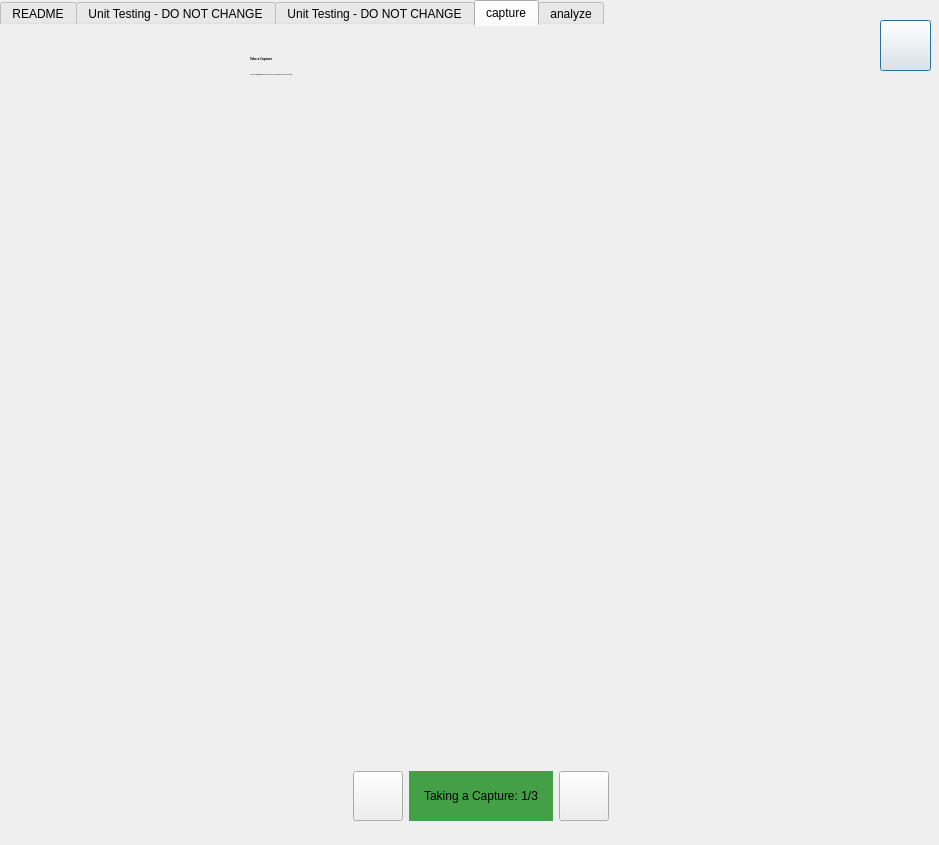
<?xml version="1.0" encoding="UTF-8"?>
<ui version="4.0">
 <class>TutorialOverlay</class>
 <widget class="QDialog" name="TutorialOverlay">
  <property name="windowModality">
   <enum>Qt::WindowModal</enum>
  </property>
  <property name="geometry">
   <rect>
    <x>0</x>
    <y>0</y>
    <width>939</width>
    <height>845</height>
   </rect>
  </property>
  <property name="contextMenuPolicy">
   <enum>Qt::NoContextMenu</enum>
  </property>
  <property name="windowTitle">
   <string>Dialog</string>
  </property>
  <property name="windowOpacity">
   <double>1.000000000000000</double>
  </property>
  <property name="styleSheet">
   <string notr="true">QPushButton {
	font-weight: bold;
	font-family: Calibri;
	font-size: 12pt;
}

QTabWidget::pane { 
	border: 0;
    margin: 0;
    padding: 0;
}

QFrame {
	border: 0;
}

QDialog {
	padding: 0;
	margin: 0;
}

QLabel[accessibleName=&quot;cutout&quot;] {
	border: 10px solid #2196F3;
}

QLabel[accessibleName=&quot;hint&quot;] {
	background: #757575;
	color: #FFFFFF;
	padding: 5px;
	font-family: sans;
	font-size: 12px;
}

QLabel[accessibleName=&quot;main&quot;] {
	background: #2196F3;
	color: #FFFFFF;
	padding: 10px;
	font-size: 12px;
	font-family: sans;
}</string>
  </property>
  <property name="modal">
   <bool>true</bool>
  </property>
  <widget class="QTabWidget" name="tabWidget">
   <property name="geometry">
    <rect>
     <x>0</x>
     <y>0</y>
     <width>881</width>
     <height>711</height>
    </rect>
   </property>
   <property name="styleSheet">
    <string notr="true"/>
   </property>
   <property name="currentIndex">
    <number>3</number>
   </property>
   <widget class="QWidget" name="readme">
    <attribute name="title">
     <string>README</string>
    </attribute>
    <widget class="CutoutWidget" name="borderLabel_5">
     <property name="geometry">
      <rect>
       <x>60</x>
       <y>70</y>
       <width>171</width>
       <height>51</height>
      </rect>
     </property>
     <property name="accessibleName">
      <string>cutout</string>
     </property>
     <property name="styleSheet">
      <string notr="true"/>
     </property>
     <property name="text">
      <string/>
     </property>
     <property name="scaledContents">
      <bool>true</bool>
     </property>
    </widget>
    <widget class="QFrame" name="frame_7">
     <property name="geometry">
      <rect>
       <x>150</x>
       <y>10</y>
       <width>341</width>
       <height>61</height>
      </rect>
     </property>
     <property name="frameShape">
      <enum>QFrame::StyledPanel</enum>
     </property>
     <property name="frameShadow">
      <enum>QFrame::Raised</enum>
     </property>
     <widget class="QLabel" name="label_16">
      <property name="geometry">
       <rect>
        <x>0</x>
        <y>10</y>
        <width>331</width>
        <height>31</height>
       </rect>
      </property>
      <property name="sizePolicy">
       <sizepolicy hsizetype="Preferred" vsizetype="Preferred">
        <horstretch>0</horstretch>
        <verstretch>0</verstretch>
       </sizepolicy>
      </property>
      <property name="accessibleName">
       <string>hint</string>
      </property>
      <property name="styleSheet">
       <string notr="true"/>
      </property>
      <property name="text">
       <string>I am a hint!</string>
      </property>
      <property name="scaledContents">
       <bool>false</bool>
      </property>
      <property name="alignment">
       <set>Qt::AlignCenter</set>
      </property>
      <property name="wordWrap">
       <bool>false</bool>
      </property>
     </widget>
     <widget class="QLabel" name="label_17">
      <property name="geometry">
       <rect>
        <x>30</x>
        <y>30</y>
        <width>41</width>
        <height>31</height>
       </rect>
      </property>
      <property name="text">
       <string/>
      </property>
      <property name="pixmap">
       <pixmap resource="../images/orbitimages.qrc">:/images/tutorial/grey_arrow_down.png</pixmap>
      </property>
      <property name="scaledContents">
       <bool>false</bool>
      </property>
     </widget>
    </widget>
    <widget class="QFrame" name="frame_8">
     <property name="geometry">
      <rect>
       <x>70</x>
       <y>120</y>
       <width>781</width>
       <height>561</height>
      </rect>
     </property>
     <property name="frameShape">
      <enum>QFrame::StyledPanel</enum>
     </property>
     <property name="frameShadow">
      <enum>QFrame::Raised</enum>
     </property>
     <property name="lineWidth">
      <number>0</number>
     </property>
     <widget class="QLabel" name="label_18">
      <property name="geometry">
       <rect>
        <x>0</x>
        <y>20</y>
        <width>761</width>
        <height>541</height>
       </rect>
      </property>
      <property name="sizePolicy">
       <sizepolicy hsizetype="Preferred" vsizetype="Preferred">
        <horstretch>0</horstretch>
        <verstretch>0</verstretch>
       </sizepolicy>
      </property>
      <property name="font">
       <font>
        <family>sans</family>
        <pointsize>-1</pointsize>
        <weight>50</weight>
        <italic>false</italic>
        <bold>false</bold>
       </font>
      </property>
      <property name="accessibleName">
       <string>main</string>
      </property>
      <property name="styleSheet">
       <string notr="true"/>
      </property>
      <property name="text">
       <string>&lt;h1&gt;Main step!&lt;/h1&gt;
&lt;b&gt;How to create new steps&lt;/b&gt;&lt;br/&gt;
To create a new Tutorial step, create a new tab in this TabWidget. The new step will be identified by tab name and will need to be added to a tutorial section programmatically (check tutorialoverlay.h).&lt;br/&gt;&lt;br/&gt;
&lt;b&gt;Step contents&lt;/b&gt;&lt;br/&gt;
On each UI tab, you can (but don't have to) place - just copy &amp;amp; paste an existing tab:
&lt;ul&gt;
&lt;li&gt;&lt;b&gt;ONE&lt;/b&gt;&lt;/il&gt; instance of the custom CutoutWidget.&lt;li/&gt;
&lt;li&gt;As many additional widgets as you like&lt;/li&gt;
&lt;/ul&gt;
&lt;b&gt;Styling&lt;/b&gt;&lt;br/&gt;
The main window's stylesheet uses the &lt;b&gt;accessibleName&lt;/b&gt; property of QLabels to determine styling. Check the main window's stylesheet for more info.&lt;br/&gt;&lt;br/&gt;
&lt;b&gt;Positioning &amp;amp; anchoring&lt;/b&gt;&lt;br/&gt;
If you do not place a CutoutWidget, feel free to position elements using a layout (the tab widget will always be 100% width/height when executed), but if you do place a CutoutWidget, positioning of all widgets is done automcatically in code as follows:
&lt;ul&gt;&lt;li&gt;The CutoutWidget will always be moved / sized to act as a border around the AnchorWidget (which is defined in code, check the documentation). Think of the Anchor Widget as the area in Orbit that you want the user to explore in this tutorial step.&lt;/li&gt;
&lt;li&gt;&lt;b&gt;All&lt;/b&gt; other widgets which are &lt;b&gt;direct children&lt;/b&gt; of the tab will be moved relative to the cutout widget. In the initial placement, the corner of the cutout widget that is closest to the &lt;b&gt;top left corner&lt;/b&gt; of each widget is used as reference, and the widget will be positioned to keep it's relative distance to this reference.&lt;/li&gt;&lt;/ul&gt;
&lt;b&gt;Example&lt;/b&gt;&lt;br/&gt;
On this page, the hint panel will use the &lt;b&gt;top right corner&lt;/b&gt; of the cutout widget as reference. When the layout changes, the arrow will thus always point a little to the left of the cutout.&lt;br/&gt;
The main step panel will use the &lt;b&gt;bottom left corner&lt;/b&gt; as reference, and the arrow will always point at it after layout changes.&lt;br/&gt;&lt;br/&gt;
&lt;b&gt;Hints&lt;/b&gt;&lt;br/&gt;
The inside of the cutout widget will be cut from the final window, so any UI elements inside it will be cut as well. Do not let your arrows point to far into the contents.&lt;br/&gt;</string>
      </property>
      <property name="scaledContents">
       <bool>false</bool>
      </property>
      <property name="alignment">
       <set>Qt::AlignLeading|Qt::AlignLeft|Qt::AlignTop</set>
      </property>
      <property name="wordWrap">
       <bool>true</bool>
      </property>
     </widget>
     <widget class="QLabel" name="label_19">
      <property name="geometry">
       <rect>
        <x>20</x>
        <y>0</y>
        <width>41</width>
        <height>31</height>
       </rect>
      </property>
      <property name="accessibleName">
       <string/>
      </property>
      <property name="text">
       <string/>
      </property>
      <property name="pixmap">
       <pixmap resource="../images/orbitimages.qrc">:/images/tutorial/blue_arrow_up.png</pixmap>
      </property>
      <property name="scaledContents">
       <bool>false</bool>
      </property>
     </widget>
    </widget>
    <widget class="QFrame" name="frame_9">
     <property name="geometry">
      <rect>
       <x>370</x>
       <y>70</y>
       <width>431</width>
       <height>51</height>
      </rect>
     </property>
     <property name="styleSheet">
      <string notr="true"/>
     </property>
     <property name="frameShape">
      <enum>QFrame::StyledPanel</enum>
     </property>
     <property name="frameShadow">
      <enum>QFrame::Raised</enum>
     </property>
     <property name="lineWidth">
      <number>0</number>
     </property>
     <layout class="QHBoxLayout" name="horizontalLayout_2">
      <property name="spacing">
       <number>10</number>
      </property>
      <property name="leftMargin">
       <number>0</number>
      </property>
      <property name="topMargin">
       <number>0</number>
      </property>
      <property name="rightMargin">
       <number>0</number>
      </property>
      <property name="bottomMargin">
       <number>0</number>
      </property>
      <item>
       <widget class="QLabel" name="label_23">
        <property name="accessibleName">
         <string/>
        </property>
        <property name="text">
         <string/>
        </property>
        <property name="pixmap">
         <pixmap resource="../images/orbitimages.qrc">:/images/tutorial/blue_arrow_up.png</pixmap>
        </property>
        <property name="scaledContents">
         <bool>false</bool>
        </property>
       </widget>
      </item>
      <item>
       <widget class="QLabel" name="label_24">
        <property name="accessibleName">
         <string/>
        </property>
        <property name="text">
         <string/>
        </property>
        <property name="pixmap">
         <pixmap resource="../images/orbitimages.qrc">:/images/tutorial/blue_arrow_down.png</pixmap>
        </property>
        <property name="scaledContents">
         <bool>false</bool>
        </property>
       </widget>
      </item>
      <item>
       <widget class="QLabel" name="label_25">
        <property name="accessibleName">
         <string/>
        </property>
        <property name="text">
         <string/>
        </property>
        <property name="pixmap">
         <pixmap resource="../images/orbitimages.qrc">:/images/tutorial/blue_arrow_left.png</pixmap>
        </property>
        <property name="scaledContents">
         <bool>false</bool>
        </property>
       </widget>
      </item>
      <item>
       <widget class="QLabel" name="label_26">
        <property name="accessibleName">
         <string/>
        </property>
        <property name="text">
         <string/>
        </property>
        <property name="pixmap">
         <pixmap resource="../images/orbitimages.qrc">:/images/tutorial/blue_arrow_right.png</pixmap>
        </property>
        <property name="scaledContents">
         <bool>false</bool>
        </property>
       </widget>
      </item>
      <item>
       <widget class="QLabel" name="label_27">
        <property name="accessibleName">
         <string/>
        </property>
        <property name="text">
         <string/>
        </property>
        <property name="pixmap">
         <pixmap resource="../images/orbitimages.qrc">:/images/tutorial/grey_arrow_up.png</pixmap>
        </property>
        <property name="scaledContents">
         <bool>false</bool>
        </property>
       </widget>
      </item>
      <item>
       <widget class="QLabel" name="label_28">
        <property name="accessibleName">
         <string/>
        </property>
        <property name="text">
         <string/>
        </property>
        <property name="pixmap">
         <pixmap resource="../images/orbitimages.qrc">:/images/tutorial/grey_arrow_down.png</pixmap>
        </property>
        <property name="scaledContents">
         <bool>false</bool>
        </property>
       </widget>
      </item>
      <item>
       <widget class="QLabel" name="label_29">
        <property name="accessibleName">
         <string/>
        </property>
        <property name="text">
         <string/>
        </property>
        <property name="pixmap">
         <pixmap resource="../images/orbitimages.qrc">:/images/tutorial/grey_arrow_left.png</pixmap>
        </property>
        <property name="scaledContents">
         <bool>false</bool>
        </property>
       </widget>
      </item>
      <item>
       <widget class="QLabel" name="label_30">
        <property name="accessibleName">
         <string/>
        </property>
        <property name="text">
         <string/>
        </property>
        <property name="pixmap">
         <pixmap resource="../images/orbitimages.qrc">:/images/tutorial/grey_arrow_right.png</pixmap>
        </property>
        <property name="scaledContents">
         <bool>false</bool>
        </property>
       </widget>
      </item>
     </layout>
    </widget>
   </widget>
   <widget class="QWidget" name="unitTest1">
    <attribute name="title">
     <string>Unit Testing - DO NOT CHANGE</string>
    </attribute>
    <widget class="QFrame" name="frame_5">
     <property name="geometry">
      <rect>
       <x>200</x>
       <y>110</y>
       <width>441</width>
       <height>111</height>
      </rect>
     </property>
     <property name="frameShape">
      <enum>QFrame::StyledPanel</enum>
     </property>
     <property name="frameShadow">
      <enum>QFrame::Raised</enum>
     </property>
     <property name="lineWidth">
      <number>0</number>
     </property>
     <widget class="QLabel" name="label_12">
      <property name="geometry">
       <rect>
        <x>20</x>
        <y>20</y>
        <width>401</width>
        <height>71</height>
       </rect>
      </property>
      <property name="sizePolicy">
       <sizepolicy hsizetype="Preferred" vsizetype="Preferred">
        <horstretch>0</horstretch>
        <verstretch>0</verstretch>
       </sizepolicy>
      </property>
      <property name="font">
       <font>
        <family>sans</family>
        <pointsize>-1</pointsize>
        <weight>50</weight>
        <italic>false</italic>
        <bold>false</bold>
       </font>
      </property>
      <property name="accessibleName">
       <string>main</string>
      </property>
      <property name="styleSheet">
       <string notr="true"/>
      </property>
      <property name="text">
       <string>&lt;h1&gt;Test&lt;/h1&gt;</string>
      </property>
      <property name="scaledContents">
       <bool>false</bool>
      </property>
      <property name="alignment">
       <set>Qt::AlignCenter</set>
      </property>
      <property name="wordWrap">
       <bool>false</bool>
      </property>
     </widget>
     <widget class="QLabel" name="label_31">
      <property name="geometry">
       <rect>
        <x>0</x>
        <y>30</y>
        <width>45</width>
        <height>51</height>
       </rect>
      </property>
      <property name="accessibleName">
       <string/>
      </property>
      <property name="text">
       <string/>
      </property>
      <property name="pixmap">
       <pixmap resource="../images/orbitimages.qrc">:/images/tutorial/blue_arrow_left.png</pixmap>
      </property>
      <property name="scaledContents">
       <bool>false</bool>
      </property>
     </widget>
    </widget>
    <widget class="CutoutWidget" name="borderLabel_3">
     <property name="geometry">
      <rect>
       <x>50</x>
       <y>40</y>
       <width>151</width>
       <height>131</height>
      </rect>
     </property>
     <property name="accessibleName">
      <string>cutout</string>
     </property>
     <property name="styleSheet">
      <string notr="true"/>
     </property>
     <property name="text">
      <string/>
     </property>
     <property name="scaledContents">
      <bool>true</bool>
     </property>
    </widget>
   </widget>
   <widget class="QWidget" name="unitTest2">
    <attribute name="title">
     <string>Unit Testing - DO NOT CHANGE</string>
    </attribute>
    <widget class="QFrame" name="frame_6">
     <property name="geometry">
      <rect>
       <x>210</x>
       <y>40</y>
       <width>431</width>
       <height>111</height>
      </rect>
     </property>
     <property name="frameShape">
      <enum>QFrame::StyledPanel</enum>
     </property>
     <property name="frameShadow">
      <enum>QFrame::Raised</enum>
     </property>
     <property name="lineWidth">
      <number>0</number>
     </property>
     <widget class="QLabel" name="label_14">
      <property name="geometry">
       <rect>
        <x>20</x>
        <y>30</y>
        <width>401</width>
        <height>71</height>
       </rect>
      </property>
      <property name="sizePolicy">
       <sizepolicy hsizetype="Preferred" vsizetype="Preferred">
        <horstretch>0</horstretch>
        <verstretch>0</verstretch>
       </sizepolicy>
      </property>
      <property name="font">
       <font>
        <family>sans</family>
        <pointsize>-1</pointsize>
        <weight>50</weight>
        <italic>false</italic>
        <bold>false</bold>
       </font>
      </property>
      <property name="accessibleName">
       <string>main</string>
      </property>
      <property name="styleSheet">
       <string notr="true"/>
      </property>
      <property name="text">
       <string>&lt;h1&gt;Test&lt;/h1&gt;</string>
      </property>
      <property name="scaledContents">
       <bool>false</bool>
      </property>
      <property name="alignment">
       <set>Qt::AlignCenter</set>
      </property>
      <property name="wordWrap">
       <bool>false</bool>
      </property>
     </widget>
     <widget class="QLabel" name="label_32">
      <property name="geometry">
       <rect>
        <x>0</x>
        <y>50</y>
        <width>45</width>
        <height>51</height>
       </rect>
      </property>
      <property name="accessibleName">
       <string/>
      </property>
      <property name="text">
       <string/>
      </property>
      <property name="pixmap">
       <pixmap resource="../images/orbitimages.qrc">:/images/tutorial/blue_arrow_left.png</pixmap>
      </property>
      <property name="scaledContents">
       <bool>false</bool>
      </property>
     </widget>
    </widget>
    <widget class="CutoutWidget" name="borderLabel_4">
     <property name="geometry">
      <rect>
       <x>60</x>
       <y>110</y>
       <width>151</width>
       <height>131</height>
      </rect>
     </property>
     <property name="accessibleName">
      <string>cutout</string>
     </property>
     <property name="styleSheet">
      <string notr="true"/>
     </property>
     <property name="text">
      <string/>
     </property>
     <property name="scaledContents">
      <bool>true</bool>
     </property>
    </widget>
   </widget>
   <widget class="QWidget" name="capture">
    <attribute name="title">
     <string>capture</string>
    </attribute>
    <widget class="CutoutWidget" name="borderLabel_6">
     <property name="geometry">
      <rect>
       <x>50</x>
       <y>40</y>
       <width>171</width>
       <height>251</height>
      </rect>
     </property>
     <property name="accessibleName">
      <string>cutout</string>
     </property>
     <property name="styleSheet">
      <string notr="true"/>
     </property>
     <property name="text">
      <string/>
     </property>
     <property name="scaledContents">
      <bool>true</bool>
     </property>
    </widget>
    <widget class="QFrame" name="frame_10">
     <property name="geometry">
      <rect>
       <x>230</x>
       <y>20</y>
       <width>431</width>
       <height>121</height>
      </rect>
     </property>
     <property name="frameShape">
      <enum>QFrame::StyledPanel</enum>
     </property>
     <property name="frameShadow">
      <enum>QFrame::Raised</enum>
     </property>
     <property name="lineWidth">
      <number>0</number>
     </property>
     <widget class="QLabel" name="label_15">
      <property name="geometry">
       <rect>
        <x>20</x>
        <y>10</y>
        <width>391</width>
        <height>101</height>
       </rect>
      </property>
      <property name="sizePolicy">
       <sizepolicy hsizetype="Preferred" vsizetype="Preferred">
        <horstretch>0</horstretch>
        <verstretch>0</verstretch>
       </sizepolicy>
      </property>
      <property name="font">
       <font>
        <family>sans</family>
        <pointsize>-1</pointsize>
        <weight>50</weight>
        <italic>false</italic>
        <bold>false</bold>
       </font>
      </property>
      <property name="accessibleName">
       <string>main</string>
      </property>
      <property name="styleSheet">
       <string notr="true"/>
      </property>
      <property name="text">
       <string>&lt;h1&gt;Take a Capture&lt;/h1&gt;
First, use the &lt;b&gt;Start/Stop&lt;/b&gt; button to record a trace, this will automatically advance the tutorial.</string>
      </property>
      <property name="scaledContents">
       <bool>false</bool>
      </property>
      <property name="alignment">
       <set>Qt::AlignLeading|Qt::AlignLeft|Qt::AlignTop</set>
      </property>
      <property name="wordWrap">
       <bool>true</bool>
      </property>
     </widget>
     <widget class="QLabel" name="label_35">
      <property name="geometry">
       <rect>
        <x>0</x>
        <y>10</y>
        <width>45</width>
        <height>51</height>
       </rect>
      </property>
      <property name="accessibleName">
       <string/>
      </property>
      <property name="text">
       <string/>
      </property>
      <property name="pixmap">
       <pixmap resource="../images/orbitimages.qrc">:/images/tutorial/blue_arrow_left.png</pixmap>
      </property>
      <property name="scaledContents">
       <bool>false</bool>
      </property>
     </widget>
    </widget>
   </widget>
   <widget class="QWidget" name="analyze">
    <attribute name="title">
     <string>analyze</string>
    </attribute>
    <widget class="CutoutWidget" name="borderLabel_7">
     <property name="geometry">
      <rect>
       <x>610</x>
       <y>60</y>
       <width>171</width>
       <height>251</height>
      </rect>
     </property>
     <property name="accessibleName">
      <string>cutout</string>
     </property>
     <property name="styleSheet">
      <string notr="true"/>
     </property>
     <property name="text">
      <string/>
     </property>
     <property name="scaledContents">
      <bool>true</bool>
     </property>
    </widget>
    <widget class="QFrame" name="frame_11">
     <property name="geometry">
      <rect>
       <x>290</x>
       <y>60</y>
       <width>311</width>
       <height>131</height>
      </rect>
     </property>
     <property name="frameShape">
      <enum>QFrame::StyledPanel</enum>
     </property>
     <property name="frameShadow">
      <enum>QFrame::Raised</enum>
     </property>
     <property name="lineWidth">
      <number>0</number>
     </property>
     <widget class="QLabel" name="label_20">
      <property name="geometry">
       <rect>
        <x>10</x>
        <y>10</y>
        <width>271</width>
        <height>91</height>
       </rect>
      </property>
      <property name="sizePolicy">
       <sizepolicy hsizetype="Preferred" vsizetype="Preferred">
        <horstretch>0</horstretch>
        <verstretch>0</verstretch>
       </sizepolicy>
      </property>
      <property name="font">
       <font>
        <family>sans</family>
        <pointsize>-1</pointsize>
        <weight>50</weight>
        <italic>false</italic>
        <bold>false</bold>
       </font>
      </property>
      <property name="accessibleName">
       <string>main</string>
      </property>
      <property name="styleSheet">
       <string notr="true"/>
      </property>
      <property name="text">
       <string>&lt;h1&gt;Analyze the results&lt;/h1&gt;
Take a look at your results.</string>
      </property>
      <property name="scaledContents">
       <bool>false</bool>
      </property>
      <property name="alignment">
       <set>Qt::AlignLeading|Qt::AlignLeft|Qt::AlignVCenter</set>
      </property>
      <property name="wordWrap">
       <bool>false</bool>
      </property>
     </widget>
     <widget class="QLabel" name="label_36">
      <property name="geometry">
       <rect>
        <x>280</x>
        <y>10</y>
        <width>46</width>
        <height>51</height>
       </rect>
      </property>
      <property name="accessibleName">
       <string/>
      </property>
      <property name="text">
       <string/>
      </property>
      <property name="pixmap">
       <pixmap resource="../images/orbitimages.qrc">:/images/tutorial/blue_arrow_right.png</pixmap>
      </property>
      <property name="scaledContents">
       <bool>false</bool>
      </property>
     </widget>
    </widget>
   </widget>
  </widget>
  <widget class="QPushButton" name="btnClose">
   <property name="geometry">
    <rect>
     <x>880</x>
     <y>20</y>
     <width>51</width>
     <height>51</height>
    </rect>
   </property>
   <property name="sizePolicy">
    <sizepolicy hsizetype="Fixed" vsizetype="Fixed">
     <horstretch>0</horstretch>
     <verstretch>0</verstretch>
    </sizepolicy>
   </property>
   <property name="minimumSize">
    <size>
     <width>0</width>
     <height>0</height>
    </size>
   </property>
   <property name="styleSheet">
    <string notr="true"/>
   </property>
   <property name="text">
    <string/>
   </property>
   <property name="icon">
    <iconset resource="../icons/orbiticons.qrc">
     <normaloff>:/actions/clear</normaloff>:/actions/clear</iconset>
   </property>
   <property name="flat">
    <bool>false</bool>
   </property>
  </widget>
  <widget class="QFrame" name="titleFrame">
   <property name="geometry">
    <rect>
     <x>150</x>
     <y>760</y>
     <width>661</width>
     <height>73</height>
    </rect>
   </property>
   <property name="styleSheet">
    <string notr="true">QFrame {
	border: 0;
}</string>
   </property>
   <property name="frameShape">
    <enum>QFrame::StyledPanel</enum>
   </property>
   <property name="frameShadow">
    <enum>QFrame::Raised</enum>
   </property>
   <layout class="QHBoxLayout" name="horizontalLayout">
    <item>
     <spacer name="horizontalSpacer">
      <property name="orientation">
       <enum>Qt::Horizontal</enum>
      </property>
      <property name="sizeHint" stdset="0">
       <size>
        <width>40</width>
        <height>20</height>
       </size>
      </property>
     </spacer>
    </item>
    <item>
     <widget class="QPushButton" name="btnPrev">
      <property name="minimumSize">
       <size>
        <width>50</width>
        <height>50</height>
       </size>
      </property>
      <property name="font">
       <font>
        <family>Calibri</family>
        <pointsize>12</pointsize>
        <weight>75</weight>
        <bold>true</bold>
       </font>
      </property>
      <property name="styleSheet">
       <string notr="true"/>
      </property>
      <property name="text">
       <string/>
      </property>
      <property name="icon">
       <iconset resource="../icons/orbiticons.qrc">
        <normaloff>:/actions/keyboard_arrow_left</normaloff>:/actions/keyboard_arrow_left</iconset>
      </property>
      <property name="flat">
       <bool>false</bool>
      </property>
     </widget>
    </item>
    <item>
     <widget class="QLabel" name="labelStep">
      <property name="sizePolicy">
       <sizepolicy hsizetype="Preferred" vsizetype="Fixed">
        <horstretch>0</horstretch>
        <verstretch>0</verstretch>
       </sizepolicy>
      </property>
      <property name="minimumSize">
       <size>
        <width>0</width>
        <height>50</height>
       </size>
      </property>
      <property name="styleSheet">
       <string notr="true">background: #43a047;
font: 24pt 'Caveat';
color: #000000;
padding: 5px 15px 5px 15px;</string>
      </property>
      <property name="text">
       <string>Taking a Capture: 1/3</string>
      </property>
      <property name="alignment">
       <set>Qt::AlignCenter</set>
      </property>
     </widget>
    </item>
    <item>
     <widget class="QPushButton" name="btnNext">
      <property name="minimumSize">
       <size>
        <width>50</width>
        <height>50</height>
       </size>
      </property>
      <property name="font">
       <font>
        <family>Calibri</family>
        <pointsize>12</pointsize>
        <weight>75</weight>
        <bold>true</bold>
       </font>
      </property>
      <property name="styleSheet">
       <string notr="true"/>
      </property>
      <property name="text">
       <string/>
      </property>
      <property name="icon">
       <iconset resource="../icons/orbiticons.qrc">
        <normaloff>:/actions/keyboard_arrow_right</normaloff>:/actions/keyboard_arrow_right</iconset>
      </property>
      <property name="flat">
       <bool>false</bool>
      </property>
     </widget>
    </item>
    <item>
     <spacer name="horizontalSpacer_2">
      <property name="orientation">
       <enum>Qt::Horizontal</enum>
      </property>
      <property name="sizeHint" stdset="0">
       <size>
        <width>40</width>
        <height>20</height>
       </size>
      </property>
     </spacer>
    </item>
   </layout>
  </widget>
 </widget>
 <customwidgets>
  <customwidget>
   <class>CutoutWidget</class>
   <extends>QLabel</extends>
   <header>CutoutWidget.h</header>
  </customwidget>
 </customwidgets>
 <resources>
  <include location="../images/orbitimages.qrc"/>
  <include location="../icons/orbiticons.qrc"/>
 </resources>
 <connections>
  <connection>
   <sender>btnClose</sender>
   <signal>clicked()</signal>
   <receiver>TutorialOverlay</receiver>
   <slot>close()</slot>
   <hints>
    <hint type="sourcelabel">
     <x>970</x>
     <y>880</y>
    </hint>
    <hint type="destinationlabel">
     <x>506</x>
     <y>457</y>
    </hint>
   </hints>
  </connection>
  <connection>
   <sender>btnNext</sender>
   <signal>clicked()</signal>
   <receiver>TutorialOverlay</receiver>
   <slot>NextStep()</slot>
   <hints>
    <hint type="sourcelabel">
     <x>896</x>
     <y>880</y>
    </hint>
    <hint type="destinationlabel">
     <x>506</x>
     <y>457</y>
    </hint>
   </hints>
  </connection>
  <connection>
   <sender>btnPrev</sender>
   <signal>clicked()</signal>
   <receiver>TutorialOverlay</receiver>
   <slot>PrevStep()</slot>
   <hints>
    <hint type="sourcelabel">
     <x>272</x>
     <y>796</y>
    </hint>
    <hint type="destinationlabel">
     <x>444</x>
     <y>422</y>
    </hint>
   </hints>
  </connection>
 </connections>
 <slots>
  <slot>NextStep()</slot>
  <slot>PrevStep()</slot>
 </slots>
</ui>
